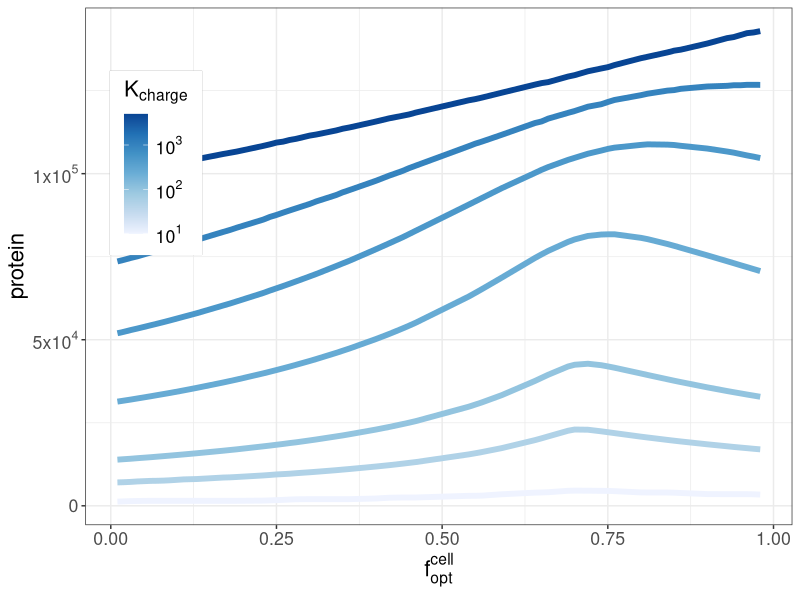
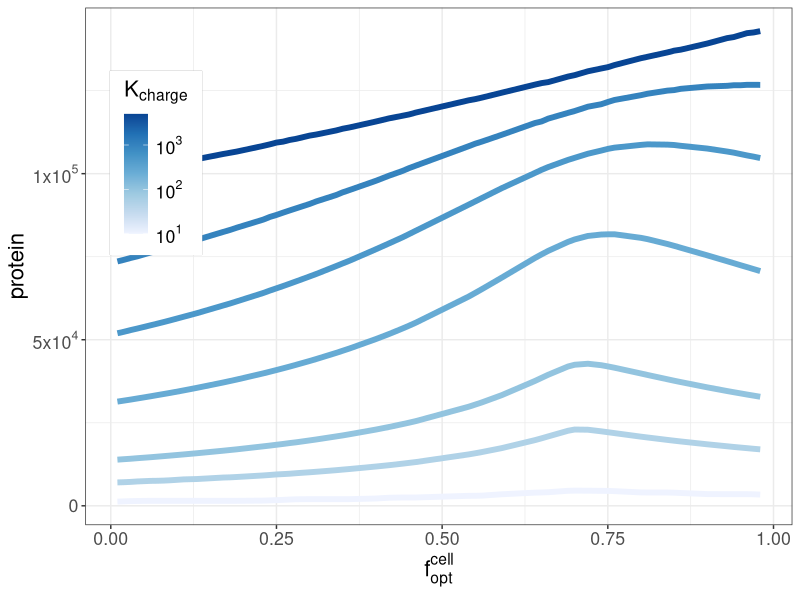

Write the R code that produced these figures, in order. (Note: this script raises an error after producing the figures.)
## ---- chunk 1
library(tidyverse)
## ---- chunk 2
df_prot_cal <- read_csv("../processed_data/calibrate_single_population_charging_1e6.csv")
## ---- chunk 3
df_prot_cal %>% filter(species == "cellularProtein") %>% 
  ggplot(aes(x = ecol_comp, y = protein, color = charging_rate, group = charging_rate, alpha = charging_rate != 250.0)) +
  geom_line(linewidth = 2) +
  #geom_vline(xintercept=0.7, linetype=2) +
  scale_color_distiller(trans = "log10", 
                     palette = "Blues",
                     name = expression(K[charge]),
                     direction=1,
                     breaks = c(10, 100, 1000),
                     labels = c(expression(10^{1}), expression(10^{2}), expression(10^{3}))) +
  scale_x_continuous(name = expression(f[opt]^{cell})) +
  scale_y_continuous(name = "protein",
                     breaks=c(0, 50000, 100000),
                     labels=c(0, expression(5*"x"*10^{4}), expression(1*"x"*10^{5}))) +
  scale_alpha_manual(values = c(1, 1), guide = FALSE) +
  theme_bw() +
  theme(text = element_text(size = 16),
        legend.position=c(.1,.7),
        legend.margin=margin(c(5,10,15,10)),
        legend.box.background = element_rect(color = "grey"))
ggsave("fig/cellular_baseline_speed_3.png", width = 7, height = 4)
## ---- chunk 4
df_grid <- read_csv("../processed_data/speed_vs_charging_grid_search.csv")
## ---- chunk 5
df_grid_form <- df_grid %>% 
  filter(species %in% c("free ribosome", "ATA_charged", "TTT_charged")) %>%
  pivot_wider(names_from = species, values_from = protein, id_cols = c(speed, charging_rate, ecol)) %>%
  mutate(ATA_charged_perc = ATA_charged / (2500 * 0.3),
         TTT_charged_perc = TTT_charged / (2500 * 0.7),
         free_rib_perc = `free ribosome` / 500) %>%
  filter(ecol == 0.6)
#df_grid_form %>% filter(ecol == 0.6)
## ---- chunk 6
base_plot <- function() {
  ggplot() +
  scale_y_discrete(expand = expansion(mult = c(0, 0))) +
  scale_x_discrete(expand = expansion(mult = c(0, 0))) +
  ylab(expression(K[charge])) +
  xlab(expression(K[speed])) +
  theme_bw() +
  theme(panel.border = element_blank(),
        legend.position = "bottom")
}

grid_opt <- base_plot() + 
  geom_tile(data=df_grid_form, aes(y = as.factor(charging_rate), x = as.factor(speed), fill = TTT_charged_perc)) +
  scale_fill_continuous_diverging(palette = "Blue-Red", 
                                  mid = 0.75,
                                  name = expression(T[c]^{opt})) +
  geom_point(aes(x=3, y=3))
  
grid_non_opt <- base_plot() + 
  geom_tile(data=df_grid_form, aes(y = as.factor(charging_rate), x = as.factor(speed), fill = ATA_charged_perc)) +
  scale_fill_continuous_diverging(palette = "Blue-Red", 
                                  mid = 0.75,
                                  name = expression(T[c]^{non-opt})) +
  geom_point(aes(x=3, y=3))


grid_rib <- base_plot() + 
  geom_tile(data=df_grid_form, aes(y = as.factor(charging_rate), x = as.factor(speed), fill = free_rib_perc)) +
  scale_fill_continuous_diverging(palette = "Blue-Red", 
                                  mid = 0.15,
                                  name = expression(R[f])) +
  geom_point(aes(x=3, y=3))

## ---- chunk 7
cowplot::plot_grid(grid_opt, grid_non_opt, grid_rib, ncol = 3, labels = c("A", "B", "C"))
ggsave("fig/grid_search.png", width = 9, height = 3)
## ---- chunk 8
df_skew <- read_csv("../processed_data/gfp_regression_ecol_codon_use_speed_0.5_trna_0.7.csv")
## ---- chunk 9
gfp_plot <- df_skew %>% filter(charging_rate == 100, ecol %in% c(0.6, 0.8, 1.0)) %>%
  ggplot(aes(GFP, cellularProtein_norm, color = factor(codon))) +
    geom_point(size=2) + 
    geom_smooth(method = "lm", se = FALSE, formula = y ~ x + 1, fullrange=TRUE) +
    facet_wrap(~ecol, labeller = label_bquote(f[opt] ^ cell == .(ecol))) +
    xlab("GFP") +
    ylab("normalized cell protein") +
    scale_y_continuous(limits = c(0.5, 1)) +
    #scale_x_continuous(breaks= c(2500, 5000, 7500)) +
    #scale_x_continuous(limits=c(0, 10000)) + scale_y_continuous(limits=c(0.8, 1.0)) +
    scale_color_discrete_sequential(name=expression(f[opt]^GFP), palette = "viridis") +
    theme_bw() +
    theme(panel.grid.minor.x = element_blank(),
          panel.grid.minor.y = element_blank())
gfp_plot
## ---- chunk 10
# data for each "experiment" w/ different GFP constructs, to be plotted separately
points <- df_skew %>% filter(charging_rate == 100, gfp_rbs_foldx == 30.0, ecol %in% c(0.6, 0.8, 1.0)) %>%
  mutate(tot_protein = GFP + cellularProtein) %>%
  mutate(average_codon_use = ((100 * 1000 * ecol) + (20 * 100 * 30 * codon)) / ((100 * 1000) + (20 * 100 * 30))) %>%
  select(codon, ecol, average_codon_use, cellularProtein, tot_protein)
## ---- chunk 11
base_plot <- function (data) {
  data %>% filter(charging_rate == 100, gfp_rbs_foldx == 30.0) %>%
  mutate(tot_protein = GFP + cellularProtein) %>%
  mutate(average_codon_use = ((100 * 1000 * ecol) + (20 * 100 * 30 * codon)) / ((100 * 1000) + (20 * 100 * 30))) %>%
  ggplot(aes(x=average_codon_use, y=tot_protein)) +
  geom_smooth(se = FALSE, color="black") +
  scale_x_continuous(name = "overall codon use",
                         breaks = c(0, 0.25, 0.5, 0.75, 1),
                         labels = c("0", "0.25", "0.5", "0.75", "1")) +
  scale_y_continuous(name = "total protein") +
  theme_classic() +
  theme(axis.title = element_text(size = 12),
            axis.text = element_text(size = 12),
            legend.title = element_text(size=12),
            axis.ticks = element_blank(),
            axis.text.y = element_blank(),
            axis.text.x = element_blank(),
            legend.position = "none"
  )
}
## ---- chunk 12
p1_data <- points %>% filter(ecol == 0.6)
p1 <- base_plot(df_skew) + 
  geom_point(data=p1_data, 
             aes(x = average_codon_use, y=tot_protein, color = factor(average_codon_use)),
             size = 2) +
  scale_color_discrete_sequential(palette = "viridis") +
  geom_vline(xintercept = 0.6, alpha=0.5, linewidth=1.25)

p2_data <- points %>% filter(ecol == 0.8)
p2 <- base_plot(df_skew) + 
  geom_point(data=p2_data, 
             aes(x = average_codon_use, y=tot_protein, color = factor(average_codon_use)),
             size = 2) +
  scale_color_discrete_sequential(palette = "viridis") +
  geom_vline(xintercept = 0.8, alpha=0.5, linewidth=1.25)


p3_data <- points %>% filter(ecol == 1)
p3 <- base_plot(df_skew) + 
  geom_point(data=p3_data, 
             aes(x = average_codon_use, y=tot_protein, color = factor(average_codon_use)),
             size = 2) +
  scale_color_discrete_sequential(palette = "viridis") +
  geom_vline(xintercept = 1.0, alpha=0.5, linewidth=1.25)


opt_plot <- cowplot::plot_grid(p1, p2, p3, nrow = 1, rel_widths = c(1, 1, 1))
## ---- chunk 13
legend <- get_legend(gfp_plot)
p1 <- cowplot::plot_grid(gfp_plot + theme(legend.position = "none"), opt_plot, ncol = 1, align = 'v')
cowplot::plot_grid(p1, legend, rel_widths = c(1, 0.2))
ggsave("fig/gfp_experiment_cell_fopt_6_8_10.png", width = 7, height = 4)
